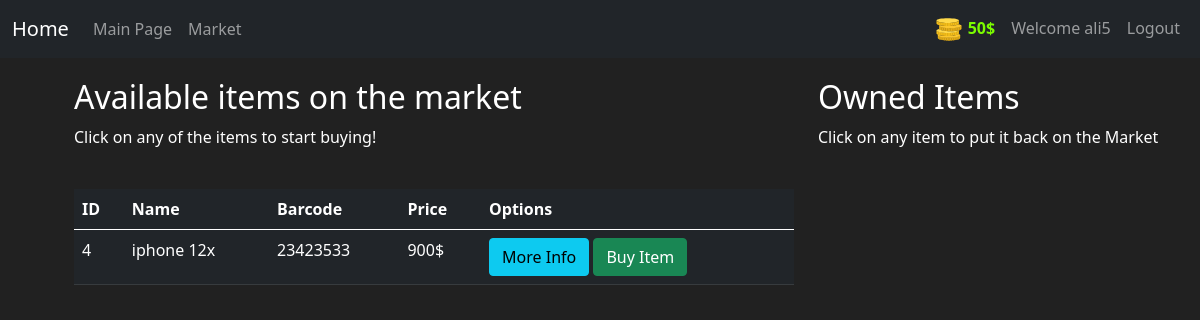
Page /market (signed in) on the committed database.
### market/models.py (models this page shows, shortened)
class User(db.Model, UserMixin):
    __tablename__ = 'user'
    id = db.Column(db.Integer, primary_key=True)
    username = db.Column(db.String(length=30), nullable=False, unique=True)
    email = db.Column(db.String(length=50), nullable=False, unique=True)
    password = db.Column(db.String(60), nullable=False)
    budget = db.Column(db.Integer, nullable=False, default = 1000)
    items = db.relationship('Item', backref = 'owned_user', lazy=True)
    @property
    def prettier_budget(self):
        if len(str(self.budget)) >= 4:
            return f'{str(self.budget)[:-3]},{str(self.budget)[-3:]}$'
        else:
            return f'{self.budget}$'

class Item(db.Model):
    __tablename__ = 'item'
    id = db.Column(db.Integer, primary_key=True)
    name = db.Column(db.String(length=30), nullable=False, unique=True)
    price = db.Column(db.Integer(), nullable=False)
    barcode = db.Column(db.String(length=12), nullable=False, unique=True)
    description = db.Column(db.String(length=1024), nullable=False, unique=True)
    owner = db.Column(db.Integer, db.ForeignKey('user.id'))

### market/routes.py (the view, shortened to what this page needs)
@app.route('/market', methods = ['GET', 'POST'])
@login_required
def market_page():
    purchase_form = PurchaseForm()
    if request.method == 'GET':
        items = Item.query.filter_by(owner = None)
        return render_template('market.html', items = items, purchase_form = purchase_form)

### market/models.py (called while the page is built)
@login_manager.user_loader
def load_user(user_id):
    return User.query.get(int(user_id))

### market/templates/market.html (shortened to what this page needs)
{% extends "base.html" %}
{% block content %}
<div class="row" style="margin-top: 20px; margin-left: 20px;">
   <div class="col-8">
        <h2>Available items on the market</h2>
        <p>Click on any of the items to start buying!</p>
        <br>
        <table class="table table-hover table-dark">
         <thead>
            <tr>
               <th scope="col">ID</th>
               <th scope="col">Name</th>
               <th scope="col">Barcode</th>
               <th scope="col">Price</th>
               <th scope="col">Options</th>
            </tr>
         </thead>
         <tbody>
            {% for item in items %}
            <tr>
               <td>{{ item.id }}</td>
               <td>{{ item.name }}</td>
               <td>{{ item.barcode }}</td>
               <td>{{ item.price }}$</td>
               <td>
                  <button class="btn btn-outline btn-info" data-toggle="modal" data-target="#exampleModal-{{ item.id }}">More Info</button>
                  <button class="btn btn-outline btn-success" data-toggle="modal" data-target="#purchaseConfirm-{{ item.id }}">Buy Item</button>
               </td>
            </tr>
            {% endfor %}
         </tbody>
      </table>
   </div>
   <div class="col-4">
    <h2>Owned Items</h2>
    <p>Click on any item to put it back on the Market</p>
   </div>
</div>
{% endblock %}

### market/templates/base.html (shortened to what this page needs)
<!doctype html>
<head>
   <link href="https://cdn.jsdelivr.net/npm/bootstrap@5.0.0-beta1/dist/css/bootstrap.min.css" rel="stylesheet">
   <link rel="stylesheet" href="https://cdnjs.cloudflare.com/ajax/libs/font-awesome/4.7.0/css/font-awesome.min.css">
</head>
<body>
   <nav class="navbar navbar-expand-lg navbar-dark bg-dark">
      <div class="container-fluid">
         <a class="navbar-brand" href="{{ url_for('home') }}">Home</a>
         <div class="collapse navbar-collapse" id="myNav">
            <ul class="navbar-nav me-auto mb-2 mb-lg-0">
               <li class="nav-item"><a class="nav-link" href="#">Main Page</a></li>
               <li class="nav-item"><a class="nav-link" href="{{ url_for('market_page') }}">Market</a></li>
            </ul>
            {% if current_user.is_authenticated %}
            <ul class="navbar-nav">
               <li class="nav-item">
                  <a class="nav-link" style="color: lawngreen; font-weight: bold;">
                  <img src="../static/img/coins.svg" width="30" height="25" alt="my image" />
                  {{ current_user.prettier_budget }}
                  </a>
               </li>
               <li class="nav-item">
                  <a class="nav-link">Welcome {{ current_user.username }}</a>
               </li>
               <li class="nav-item">
                  <a class="nav-link" href="{{ url_for('logout_page') }}">Logout</a>
               </li>
            </ul>
            {% endif %}
         </div>
      </div>
   </nav>
   <main role="main" class="container">
      <div class="row">
            {% block content %}{% endblock %}
      </div>
   </main>
</body>
</html>

### market/templates/base.html (style rules this page uses)
body { background-color: #212121; color: white; }

### rows in the picture
User: prettier_budget "50$", username "ali5"
Item: id "4", name "iphone 12x", barcode "23423533", price "900"
